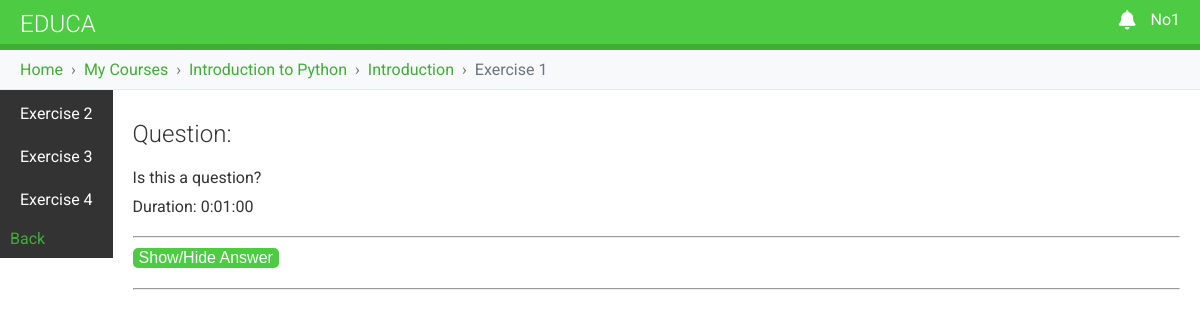
/course/exercise/3/10/44/ (signed in), run on the app's committed database.
### courses/models.py (models this page shows, shortened)
class Course(models.Model):
    owners = models.ManyToManyField(User,
                                    related_name='courses_created',
                                    blank=True)
    subject = models.ForeignKey(Subject,
                                related_name='courses',
                                on_delete=models.CASCADE)
    title = models.CharField(max_length=200)
    slug = models.SlugField(max_length=200,
                            unique=True,
                            auto_created=True)
    overview = models.TextField()
    duration = models.TextField(blank=True)
    created = models.DateTimeField(auto_now_add=True) #set when new object is created
    price = models.DecimalField(max_digits=10,decimal_places=2, default=0)
    order = models.PositiveIntegerField(default=0,)
    class Meta:
        ordering = ['order'] # - means descending order

class Module(models.Model):
    course = models.ForeignKey(Course,
                               related_name='modules',
                               on_delete=models.CASCADE)
    title = models.CharField(max_length=200)
    description = models.TextField(blank=True)
    order = OrderField(blank=True, for_fields=['course'])
    class Meta:
        ordering = ['order']

class Exercise(models.Model):
    title = models.CharField(max_length=200)
    question_description = models.TextField(blank=True,null=True)
    answer = models.TextField(blank=True,null=True)
    duration = models.DurationField(blank=True,null=True)
    course = models.ForeignKey(Course,on_delete=models.CASCADE,blank=True,null=True)
    module = models.ForeignKey(Module,on_delete=models.CASCADE,blank=True,null=True,related_name='exercises')
    question_file = models.FileField(upload_to='files/exercise_files/question_files',blank=True,null=True)
    answer_file = models.FileField(upload_to='files/exercise_files/answer_files',blank=True,null=True)
    visible = models.BooleanField(default=False)

### courses/views.py (the view)
class ExerciseDetailView(LoginRequiredMixin, DetailView):
    model = Exercise
    template_name = 'exercises/exercise_details.html'
    context_object_name = 'exercise'
    def get_context_data(self, **kwargs):
        context = super().get_context_data(**kwargs)
        context['course_id'] = self.object.course.id
        context['module_id'] = self.object.module.id
        context['available_exercises'] = Exercise.objects.filter(module_id=self.object.module.id, visible=True)
        return context

### courses/context_processors.py (called while the page is built)
def is_instructor_processor(request):
    if request.user.is_authenticated:
        is_instructor = request.user.groups.filter(name="Instructors").exists()
    else:
        is_instructor = False
    return {"is_instructor": is_instructor}

### educa/context_processors.py (called while the page is built)
def notifications_processor(request):
    if request.user.is_authenticated:
        unread_notifications = Notification.objects.filter(user=request.user,
                                                           is_read=False).order_by('-created_at')[:5]
        unread_count = Notification.objects.filter(user=request.user,
                                                   is_read=False).count()
        return {
            'unread_notifications': unread_notifications,
            'unread_count': unread_count,
        }
    return {
        'unread_notifications': [],
        'unread_count': 0,
    }

### courses/templates/exercises/exercise_details.html (shortened to what this page needs)
{% extends 'base.html' %}
{% block content %}
    <div class="contents">
        <ul>
            {% for available_exercise in available_exercises %}
                <li>
                    <a href="{% url 'exercise_detail' course_id module_id available_exercise.id %}">{{ available_exercise.title }}</a>
                </li>
            {% endfor %}
        </ul>
        <div>
            {% if is_instructor %}
                <a href="{% url 'module_content_list' course_id module_id %}">Back</a>
            {% else %}
                <a href="{% url 'student_course_detail_module' course_id module_id %}">Back</a>
            {% endif %}
        </div>
    </div>
    <div class="module" style="overflow: auto;">
        <h2>Question:</h2>
        {{ exercise.question_description }}
        <p>Duration: {{ exercise.duration }}</p>
        <hr>
        {% if exercise.answer %}
            <p>
                <button onclick="toggleAnswer()">Show/Hide Answer</button>
            </p>
            <hr>
        {% endif %}
    </div>
{% endblock %}

### courses/templates/base.html (shortened to what this page needs)
{% load static %}
<!DOCTYPE html>
<html>
<head>
    <link href="{% static "css/base.css" %}" rel="stylesheet">
    <link rel="stylesheet" href="https://cdnjs.cloudflare.com/ajax/libs/font-awesome/6.4.0/css/all.min.css">
</head>
<body>
<div id="header">
    <a href="/" class="logo">Educa</a>
    <ul class="menu">
        {% if request.user.is_authenticated %}
            <li class="notification-dropdown">
                <a class="dropdown" href="#">
                    <i class="fas fa-bell notification-bell"></i>
                </a>
            </li>
            <li class="profile-dropdown">
                <a class="dropdown" href="">{{ request.user.username }}</a>
            </li>
        {% else %}
            <li><a href="{% url "login" %}">Sign in</a></li>
            <li><a href="{% url 'student_registration' %}">Register</a></li>
        {% endif %}
    </ul>
</div>
<div id="breadcrumbs">
    <div class="container">
        <ul class="breadcrumb">
            {% block breadcrumbs %}
                {% for crumb in breadcrumbs %}
                    {% if not forloop.last %}
                        <li><a href="{{ crumb.url }}">{{ crumb.name }}</a></li>
                    {% else %}
                        <li class="active">{{ crumb.name }}</li>
                    {% endif %}
                {% endfor %}
            {% endblock %}
        </ul>
    </div>
</div>
<div id="content" class="{% block content_class %}block-layout{% endblock %}">
    {% block content %}
    {% endblock %}
</div>
</body>
</html>

### courses/static/css/base.css (style rules this page uses)
html { width: 100%; max-width: 100%; overflow-x: hidden; margin: 0; padding: 0; }
body { margin: 0; font-family: 'Roboto', sans-serif; font-weight: 400; color: #333; width: 100%; grid-template-columns: auto auto; }
a { color: #3fad37; text-decoration: none; }
ul { float: none; }
h1, h2, h3, h4, h5, h6 { font-family: 'Roboto', sans-serif; font-weight: 300; }
.module { padding: 10px 20px; width: auto; grid-column: 2; grid-row: 2; }
.module p { margin: 10px 0 20px; width: 100%; }
#header { background: #4dcc43; overflow: visible; padding: 10px 20px; border-bottom: 6px solid #3fad37; width: 100%; box-sizing: border-box; position: relative; left: 0; right: 0; margin: 0; min-height: 50px; }
#header .logo { text-decoration: none; font-family: 'Roboto', sans-serif; font-weight: 300; text-transform: uppercase; font-size: 24px; color: #fff; float: left; }
#header a { color: #fff; }
#header .menu { list-style: none; float: right; margin: 0; padding: 0; display: flex; gap: 15px; }
.contents { padding: 10px; float: left; background: #333; color: #fff; font-family: 'Roboto', sans-serif; grid-column: 1; grid-row: 2; height: min-content; }
.contents ul { list-style: none; margin: 0; padding: 0; width: 100%; }
.contents ul li { margin: 0 0 10px 0; padding: 4px 10px 10px; overflow: auto; cursor: default; }
.contents ul a { display: block; color: #fff; text-decoration: none; }
button, a.secondary-button { border-radius: 5px; background: #4dcc43; color: #fff; font-size: 16px; border: none; text-align: center; display: inline-block; cursor: pointer; text-decoration: none; margin: 0; }
#breadcrumbs { background-color: #f8f9fa; padding: 10px 20px; border-bottom: 1px solid #e9ecef; width: 100%; box-sizing: border-box; }
.breadcrumb { list-style: none; margin: 0; padding: 0; display: flex; flex-wrap: wrap; }
.breadcrumb li { display: inline-flex; align-items: center; margin: 0; padding: 0; }
.breadcrumb li:not(:last-child)::after { content: "›"; margin: 0 8px; color: #6c757d; }
.breadcrumb li a { color: #3fad37; text-decoration: none; }
.breadcrumb li.active { color: #6c757d; }
.notification-dropdown { position: relative; text-align: right; }
.notification-bell { font-size: 1.2em; display: inline-block; }
.dropdown { position: relative; }
li.profile-dropdown { position: relative; text-align: right; }

### data on the page
Course: name "Introduction to Python"
Module: name "Introduction"
Exercise: name "Exercise 1", question_description "Is this a question?", duration "0:01:00"
Exercise: title "Exercise 2"
Exercise: title "Exercise 3"
Exercise: title "Exercise 4"

### other printed values
{{ request.user.username }} "No1"
{{ crumb.name }} "Home" "My Courses"
